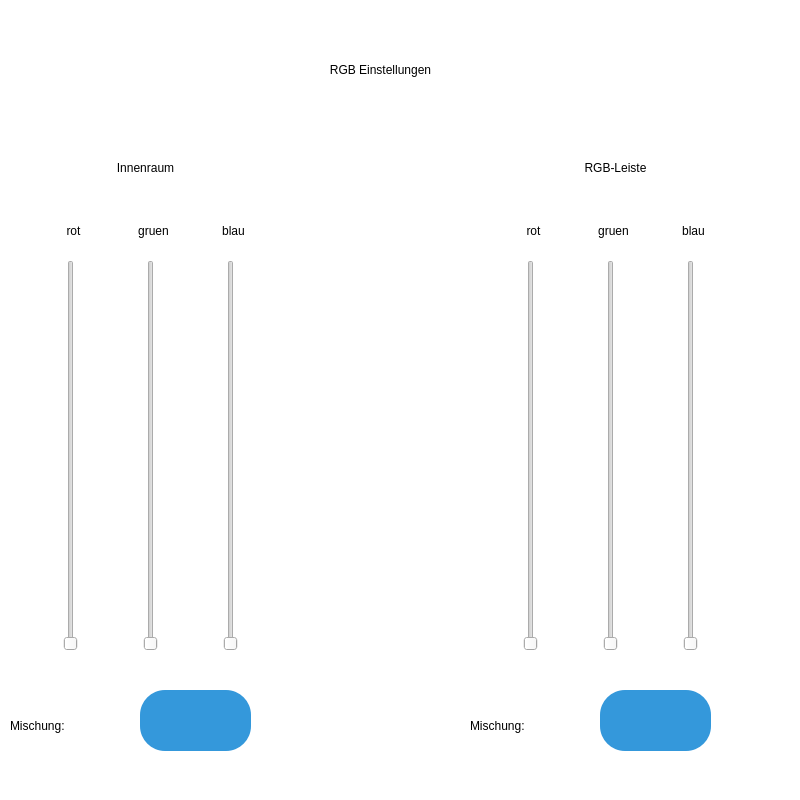
<?xml version="1.0" encoding="UTF-8"?>
<ui version="4.0">
 <class>Form</class>
 <widget class="QWidget" name="Form">
  <property name="geometry">
   <rect>
    <x>0</x>
    <y>0</y>
    <width>800</width>
    <height>800</height>
   </rect>
  </property>
  <property name="windowTitle">
   <string>RGB Einstellungen</string>
  </property>
  <property name="windowIcon">
   <iconset>
    <normaloff>../img/icon_RGB_Einstellungen.png</normaloff>../img/icon_RGB_Einstellungen.png</iconset>
  </property>
  <widget class="QLabel" name="label">
   <property name="geometry">
    <rect>
     <x>0</x>
     <y>0</y>
     <width>801</width>
     <height>801</height>
    </rect>
   </property>
   <property name="styleSheet">
    <string notr="true">background-color: rgb(255, 255, 255);</string>
   </property>
   <property name="text">
    <string/>
   </property>
   <property name="pixmap">
    <pixmap>../img/iFridge_klein.png</pixmap>
   </property>
   <property name="alignment">
    <set>Qt::AlignLeading|Qt::AlignLeft|Qt::AlignTop</set>
   </property>
  </widget>
  <widget class="QSlider" name="Slider_rot1">
   <property name="geometry">
    <rect>
     <x>40</x>
     <y>260</y>
     <width>61</width>
     <height>391</height>
    </rect>
   </property>
   <property name="maximum">
    <number>255</number>
   </property>
   <property name="singleStep">
    <number>5</number>
   </property>
   <property name="orientation">
    <enum>Qt::Vertical</enum>
   </property>
  </widget>
  <widget class="QSlider" name="Slider_gruen1">
   <property name="geometry">
    <rect>
     <x>120</x>
     <y>260</y>
     <width>61</width>
     <height>391</height>
    </rect>
   </property>
   <property name="maximum">
    <number>255</number>
   </property>
   <property name="singleStep">
    <number>5</number>
   </property>
   <property name="orientation">
    <enum>Qt::Vertical</enum>
   </property>
  </widget>
  <widget class="QSlider" name="Slider_blau1">
   <property name="geometry">
    <rect>
     <x>200</x>
     <y>260</y>
     <width>61</width>
     <height>391</height>
    </rect>
   </property>
   <property name="maximum">
    <number>255</number>
   </property>
   <property name="singleStep">
    <number>5</number>
   </property>
   <property name="orientation">
    <enum>Qt::Vertical</enum>
   </property>
  </widget>
  <widget class="QSlider" name="Slider_gruen2">
   <property name="geometry">
    <rect>
     <x>580</x>
     <y>260</y>
     <width>61</width>
     <height>391</height>
    </rect>
   </property>
   <property name="maximum">
    <number>255</number>
   </property>
   <property name="singleStep">
    <number>5</number>
   </property>
   <property name="orientation">
    <enum>Qt::Vertical</enum>
   </property>
  </widget>
  <widget class="QSlider" name="Slider_blau2">
   <property name="geometry">
    <rect>
     <x>660</x>
     <y>260</y>
     <width>61</width>
     <height>391</height>
    </rect>
   </property>
   <property name="maximum">
    <number>255</number>
   </property>
   <property name="singleStep">
    <number>5</number>
   </property>
   <property name="orientation">
    <enum>Qt::Vertical</enum>
   </property>
  </widget>
  <widget class="QSlider" name="Slider_rot2">
   <property name="geometry">
    <rect>
     <x>500</x>
     <y>260</y>
     <width>61</width>
     <height>391</height>
    </rect>
   </property>
   <property name="maximum">
    <number>255</number>
   </property>
   <property name="singleStep">
    <number>5</number>
   </property>
   <property name="orientation">
    <enum>Qt::Vertical</enum>
   </property>
  </widget>
  <widget class="QLabel" name="label_2">
   <property name="geometry">
    <rect>
     <x>250</x>
     <y>60</y>
     <width>261</width>
     <height>20</height>
    </rect>
   </property>
   <property name="styleSheet">
    <string notr="true">font: 9pt &quot;Terminal&quot;;
font: 12pt &quot;Terminal&quot;;</string>
   </property>
   <property name="text">
    <string>RGB Einstellungen</string>
   </property>
   <property name="alignment">
    <set>Qt::AlignCenter</set>
   </property>
  </widget>
  <widget class="QLabel" name="label_3">
   <property name="geometry">
    <rect>
     <x>60</x>
     <y>160</y>
     <width>171</width>
     <height>16</height>
    </rect>
   </property>
   <property name="styleSheet">
    <string notr="true">font: 12pt &quot;Terminal&quot;;</string>
   </property>
   <property name="text">
    <string>Innenraum</string>
   </property>
   <property name="alignment">
    <set>Qt::AlignCenter</set>
   </property>
  </widget>
  <widget class="QLabel" name="label_4">
   <property name="geometry">
    <rect>
     <x>530</x>
     <y>160</y>
     <width>171</width>
     <height>16</height>
    </rect>
   </property>
   <property name="styleSheet">
    <string notr="true">font: 12pt &quot;Terminal&quot;;</string>
   </property>
   <property name="text">
    <string>RGB-Leiste</string>
   </property>
   <property name="alignment">
    <set>Qt::AlignCenter</set>
   </property>
  </widget>
  <widget class="QLabel" name="label_5">
   <property name="geometry">
    <rect>
     <x>50</x>
     <y>220</y>
     <width>47</width>
     <height>21</height>
    </rect>
   </property>
   <property name="styleSheet">
    <string notr="true">font: 15pt &quot;Terminal&quot;;</string>
   </property>
   <property name="text">
    <string>rot</string>
   </property>
   <property name="alignment">
    <set>Qt::AlignCenter</set>
   </property>
  </widget>
  <widget class="QLabel" name="label_6">
   <property name="geometry">
    <rect>
     <x>130</x>
     <y>220</y>
     <width>47</width>
     <height>21</height>
    </rect>
   </property>
   <property name="styleSheet">
    <string notr="true">font: 15pt &quot;Terminal&quot;;</string>
   </property>
   <property name="text">
    <string>gruen</string>
   </property>
   <property name="alignment">
    <set>Qt::AlignCenter</set>
   </property>
  </widget>
  <widget class="QLabel" name="label_7">
   <property name="geometry">
    <rect>
     <x>210</x>
     <y>220</y>
     <width>47</width>
     <height>21</height>
    </rect>
   </property>
   <property name="styleSheet">
    <string notr="true">font: 15pt &quot;Terminal&quot;;</string>
   </property>
   <property name="text">
    <string>blau</string>
   </property>
   <property name="alignment">
    <set>Qt::AlignCenter</set>
   </property>
  </widget>
  <widget class="QLabel" name="label_8">
   <property name="geometry">
    <rect>
     <x>510</x>
     <y>220</y>
     <width>47</width>
     <height>21</height>
    </rect>
   </property>
   <property name="styleSheet">
    <string notr="true">font: 15pt &quot;Terminal&quot;;</string>
   </property>
   <property name="text">
    <string>rot</string>
   </property>
   <property name="alignment">
    <set>Qt::AlignCenter</set>
   </property>
  </widget>
  <widget class="QLabel" name="label_9">
   <property name="geometry">
    <rect>
     <x>670</x>
     <y>220</y>
     <width>47</width>
     <height>21</height>
    </rect>
   </property>
   <property name="styleSheet">
    <string notr="true">font: 15pt &quot;Terminal&quot;;</string>
   </property>
   <property name="text">
    <string>blau</string>
   </property>
   <property name="alignment">
    <set>Qt::AlignCenter</set>
   </property>
  </widget>
  <widget class="QLabel" name="label_10">
   <property name="geometry">
    <rect>
     <x>590</x>
     <y>220</y>
     <width>47</width>
     <height>21</height>
    </rect>
   </property>
   <property name="styleSheet">
    <string notr="true">font: 15pt &quot;Terminal&quot;;</string>
   </property>
   <property name="text">
    <string>gruen</string>
   </property>
   <property name="alignment">
    <set>Qt::AlignCenter</set>
   </property>
  </widget>
  <widget class="QLabel" name="labelColor1">
   <property name="geometry">
    <rect>
     <x>140</x>
     <y>690</y>
     <width>111</width>
     <height>61</height>
    </rect>
   </property>
   <property name="styleSheet">
    <string notr="true"> QLabel {
         background-color: #3498db;  /* Hintergrundfarbe */
         color: white;               /* Textfarbe */
         padding: 10px;              /* Innenabstand */
         border-radius: 25px;        /* Abgerundete Ecken */
            }
  </string>
   </property>
   <property name="text">
    <string/>
   </property>
  </widget>
  <widget class="QLabel" name="labelColor1_2">
   <property name="geometry">
    <rect>
     <x>10</x>
     <y>710</y>
     <width>131</width>
     <height>31</height>
    </rect>
   </property>
   <property name="styleSheet">
    <string notr="true">font: 75 12pt &quot;Terminal&quot;;</string>
   </property>
   <property name="text">
    <string>Mischung: </string>
   </property>
  </widget>
  <widget class="QLabel" name="labelColor2">
   <property name="geometry">
    <rect>
     <x>600</x>
     <y>690</y>
     <width>111</width>
     <height>61</height>
    </rect>
   </property>
   <property name="styleSheet">
    <string notr="true"> QLabel {
         background-color: #3498db;  /* Hintergrundfarbe */
         color: white;               /* Textfarbe */
         padding: 10px;              /* Innenabstand */
         border-radius: 25px;        /* Abgerundete Ecken */
            }
  </string>
   </property>
   <property name="text">
    <string/>
   </property>
  </widget>
  <widget class="QLabel" name="labelColor1_4">
   <property name="geometry">
    <rect>
     <x>470</x>
     <y>710</y>
     <width>131</width>
     <height>31</height>
    </rect>
   </property>
   <property name="styleSheet">
    <string notr="true">font: 75 12pt &quot;Terminal&quot;;</string>
   </property>
   <property name="text">
    <string>Mischung: </string>
   </property>
  </widget>
 </widget>
 <resources/>
 <connections/>
</ui>
